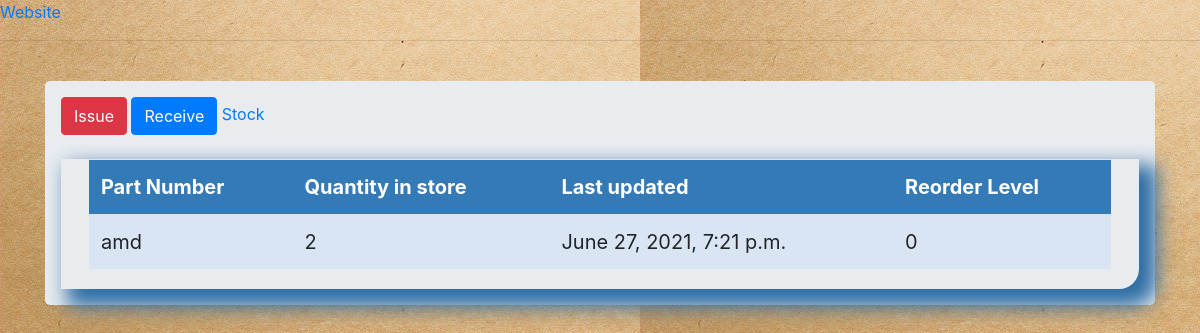
Screenshot of /reorder_level/stock_details/1/ with the database file from the repository.
### allifmaalerpsystem/models.py (models this page shows, shortened)
class AllifmaalStockTable(models.Model):
    part_number = models.CharField(max_length=255, blank=True, null=True)# unique prevents data duplication
    description = models.CharField(max_length=255, blank=True, null=True)
    quantity_in_store = models.IntegerField(default='0',blank=True,null=True)
    price = models.CharField(max_length=255, blank=True, null=True)
    comments = models.CharField(max_length=255, blank=True, null=True)
    timestamp = models.DateTimeField(auto_now_add=True, auto_now=False)#if adding now, pick currrent data and if updating stick to the original date
    last_updated = models.DateTimeField(auto_now_add=False, auto_now=True)
    receive_quantity = models.IntegerField(default='0',blank=True,null=True)
    receive_by = models.CharField(max_length=50,blank=True,null=True)
    issue_quantity = models.IntegerField(default='0',blank=True,null=True)
    issue_by = models.CharField(max_length=50,blank=True,null=True)
    issue_to = models.CharField(max_length=50,blank=True,null=True)
    created_by = models.CharField(max_length=50,blank=True,null=True)
    reorder_level = models.IntegerField(default='0',blank=True,null=True)

### allifmaalerpsystem/views.py (the view)
# urls.py: path('stock_details/',include('allifmaalerpsystem.urls')),
def stock_details(request, pk):
    query_table_content = AllifmaalStockTable.objects.get(id=pk)
    context = {
		"query_table_content": query_table_content,
	}
    return render(request, "stock_details.html", context)

### allifmaalerpsystem/templates/stock_details.html (shortened to what this page needs)
{% load crispy_forms_tags %}
{% load static %}
<!DOCTYPE html>
<html lang="en">
<head>
    <link href="/static/css/bootstrap.min.css" rel="stylesheet"/>
</head>
<body>
    <link href="{% static 'css/style2.css' %}" rel="stylesheet">
    <a href="/">Website</a>
   <hr><br>
<div class="container">
    <div class="row">
        <div class="col md-12">
            <div class="jumbotron p-3">
                <a href="{% url 'issue_items' query_table_content.id %}">
                    <div class="btn btn-danger"> Issue</div>
                    </a>
                    <a href="{% url 'receive_items' query_table_content.id %}">
                      <div class="btn btn-primary"> Receive</div>
                      <a href="/stock">Stock</a>
                    </a><br><br>
        <div class="display_table">
          <table class='table'>
                  <tr>
                    <th>Part Number</th>
                    <th>Quantity in store</th>
                    <th>Last updated</th>
                    <th>Reorder Level</th>
                  </tr>
                  <tr>
                    <td>{{query_table_content.part_number}}</td>
                    <td>{{query_table_content.quantity_in_store}}</td>
                    <td>{{query_table_content.last_updated}}</td>
                    <td>{{query_table_content.reorder_level}}</td>
                  </tr>
          </table>
        </div>
        </div>
</div>
</div>
</div>
    </body>
    </html>

### allifmaalerpsystem/static/css/style2.css (style rules this page uses)
body { background-color:lightblue; background-image: url("../images/allif.jpg"); }
.table { font-size: 20px; text-align: center; width: 95%; margin: auto; text-align: left; }
.table tr:nth-child(odd) { background: #B8CAE4 }
.table tr:nth-child(even) { background: #dae5f4 }
th { background-color: #337ab7; color: white; }
.display_table { border-bottom-right-radius: 20px; padding-left: 1px; padding-right: 1px; padding-bottom: 20px; box-shadow: 12px 12px 20px 6px #2e6da4; }

### rows the page displays
AllifmaalStockTable: part_number "amd", quantity_in_store "2", last_updated "June 27, 2021, 7:21 p.m.", reorder_level "0"
